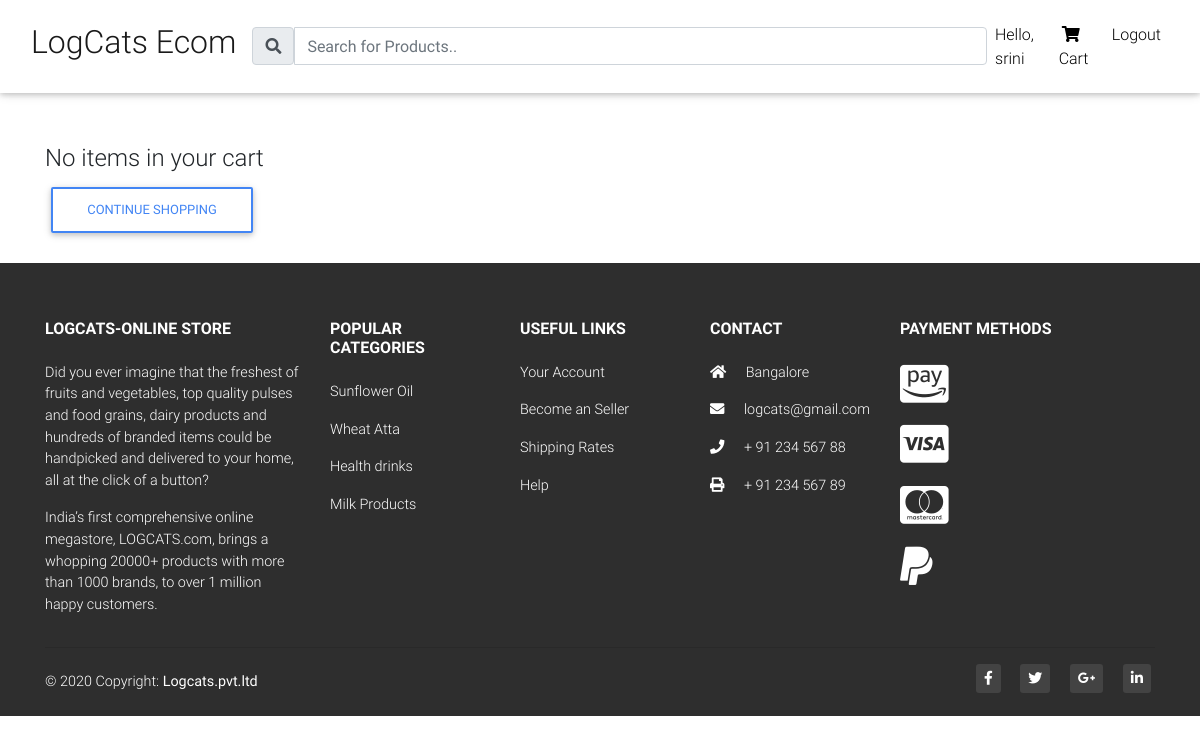
The app's page /order-summary/ (signed in), older data.
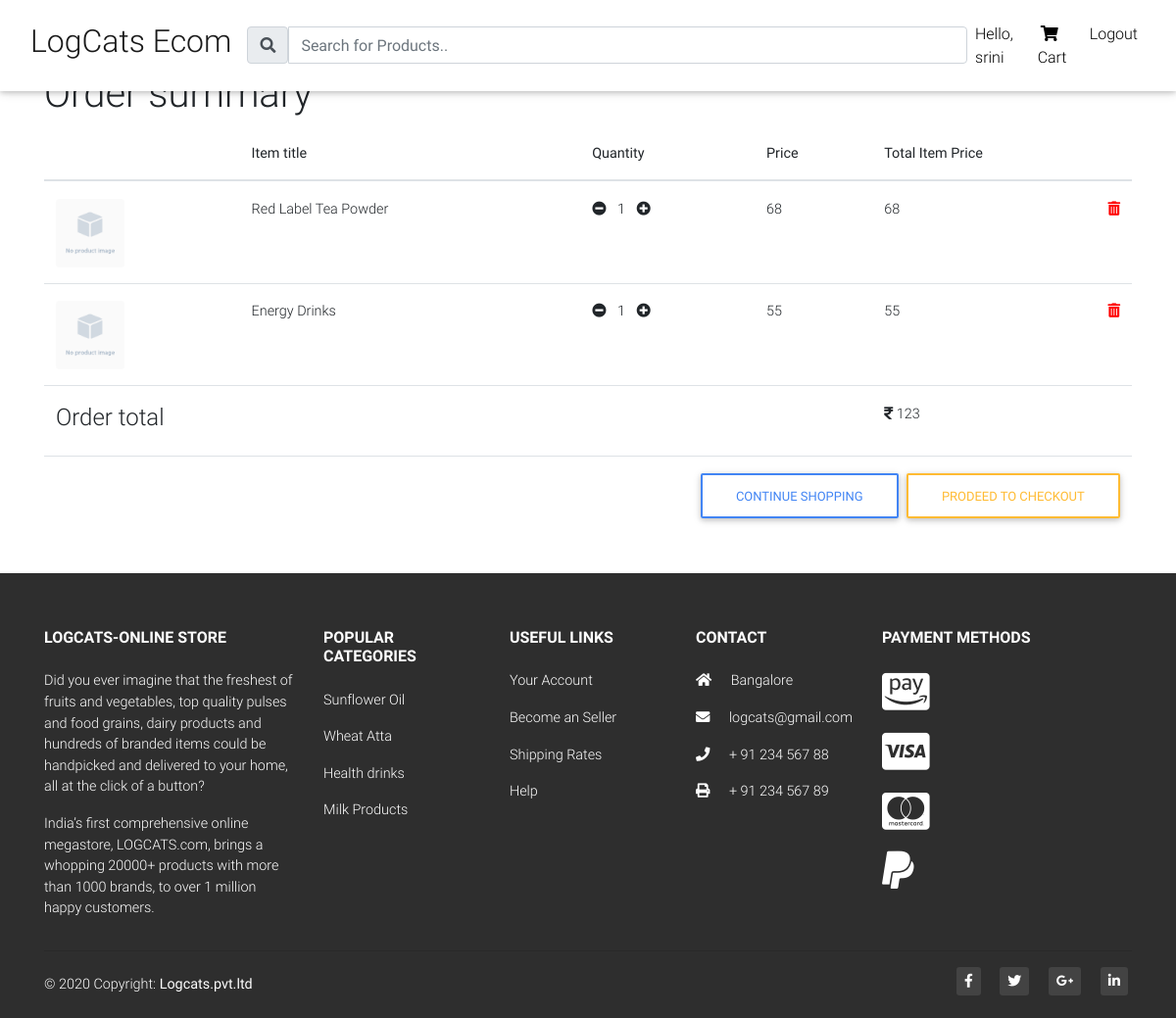
The same page, newer data.
### businessToConsumer/models.py (models this page shows, shortened)
class OrderItem(models.Model):
    user = models.ForeignKey(User, on_delete = models.CASCADE)
    item = models.ForeignKey(Item, on_delete = models.CASCADE)
    ordered = models.BooleanField(default = False)
    quantity = models.IntegerField(default = 1)
    def get_total_item_price(self):
        return self.quantity * self.item.price
    def get_final_price(self):
        if self.item.discount_price:
            return self.get_total_item_discount_price()
        return self.get_total_item_price()

class Item(models.Model):
    title = models.CharField(max_length=200)
    price = models.IntegerField()
    discount_price = models.IntegerField(blank=True, null=True)
    slug = models.SlugField()
    status = models.CharField(max_length=200)
    description = models.TextField()
    image = models.ImageField(default='default_product.png', upload_to='productImages')
    def get_add_to_cart_url(self):
        return reverse('add_to_cart', kwargs={'slug': self.slug})
    def get_remove_from_cart_url(self):
        return reverse('remove_from_cart', kwargs={'slug': self.slug})
    def get_remove_single_from_cart_url(self):
        return reverse('remove_single_from_cart', kwargs={'slug': self.slug})

class Order(models.Model):
    user = models.ForeignKey(User, on_delete = models.CASCADE)
    items = models.ManyToManyField(OrderItem)
    address = models.ForeignKey(
        "Address", on_delete=models.SET_NULL, blank=True, null=True)
    payment = models.ForeignKey(
        "Payment", on_delete=models.SET_NULL, blank=True, null=True)
    coupon = models.ForeignKey(
        "Coupon", on_delete=models.SET_NULL, blank=True, null=True)
    ordered = models.BooleanField(default=False)
    start_date = models.DateTimeField(auto_now_add=True)
    ordered_date = models.DateTimeField()
    def get_total(self):
        total = 0
        for order_item in self.items.all():
            total += order_item.get_final_price()
        if self.coupon:
            total -= self.coupon.amount
        return total

### businessToConsumer/views.py (the view)
# urls.py: path('order-summary/', OrderSummaryView.as_view(), name='order_summary'),
class OrderSummaryView(LoginRequiredMixin, View):
    def get(self, *args, **kwargs):
        try:
            order = Order.objects.get(user=self.request.user, ordered=False)
            context = {
                'order': order
            }
            return render(self.request, 'order_summary.html', context)
        except ObjectDoesNotExist:
            messages.success(self.request, "You dont have an active order")
            return redirect('home')

### templates/order_summary.html (shortened to what this page needs)
{% extends "base.html" %} {% block content %}
<main class="mt-5 pt-4">
  <div class="container">
    <section class="mb-4">
      {% if order.items.all %}
      <h1>Order summary</h1>
      <div class="table-responsive text-nowrap">
        <table class="table">
          <thead>
            <tr>
              <th scope="col"></th>
              <th scope="col">Item title</th>
              <th scope="col">Quantity</th>
              <th scope="col">Price</th>
              <th scope="col">Total Item Price</th>
            </tr>
          </thead>
          <tbody>
            {% for order_item in order.items.all %}
              <tr>
              <th scope="row">
                <img src="{{order_item.item.image.url}}" class="rounded small-img" alt="">
              </th>
              <td>{{order_item.item.title}}</td>
              <td>
                <a href="{{order_item.item.get_remove_single_from_cart_url}}">
                  <i class="fas fa-minus-circle mr-2"></i>
                </a>
                {{order_item.quantity}}
                 <a href="{{order_item.item.get_add_to_cart_url}}">
                  <i class="fas fa-plus-circle ml-2"></i>
                </a>
              </td>
              {% if order_item.item.discount_price %}
                <td>{{order_item.item.discount_price}}</td>
              {% else %}
                <td>{{order_item.item.price}}</td>
              {% endif %}
              <td>{{order_item.get_final_price}}
                <a href="{{order_item.item.get_remove_from_cart_url}}">
                  <span style="color: red;" class="float-right">
                    <i class="fas fa-trash-alt"></i>
                  </span>
                </a>
              </td>
            </tr>
            {% empty %}
              <tr>
                <td colspan="5">
                  <a href="{% url 'home' %}" class="btn btn-outline-primary float-right">Continue Shopping</a>
                </td>
              </tr>
            {% endfor %}
            {% if order.get_total %}
              <tr>
                <td colspan="4">
                  <h4>Order total</h4>
                </td>
                <td colspan="1">
                  <i class="fas fa-rupee-sign"></i> {{order.get_total}}
                </td>
              </tr>
              <tr>
                <td colspan="5">
                  <a href="{% url 'checkout' %}" class="btn btn-outline-warning float-right ml-2">Prodeed to checkout</a>
                  <a href="{% url 'home' %}" class="btn btn-outline-primary float-right">Continue Shopping</a>
                </td>
              </tr>
            {% endif %}
          </tbody>
        </table>
        {% else %}
        <h4 class="mt-5 pt-4">No items in your cart</h4>
        <a href="{% url 'home' %}" class="btn btn-outline-primary">Continue Shopping</a>
        {% endif %}
      </div>
    </section>
  </div>
</main>
{% endblock content %}

### templates/base.html (shortened to what this page needs)
{% load static %}
<!DOCTYPE html>
<html lang="en">
<head>
  <link rel="stylesheet" href="https://use.fontawesome.com/releases/v5.11.2/css/all.css">
  <link href="{% static 'css/bootstrap.min.css' %}" rel="stylesheet">
  <link href="{% static 'css/mdb.min.css' %}" rel="stylesheet">
  <link href="{% static 'css/style.min.css' %}" rel="stylesheet">
</head>
<body>
<nav class="navbar fixed-top navbar-expand-lg navbar-light white scrolling-navbar">
<div class="container-fluid">
    <a class="navbar-brand waves-effect" href="{% url 'home' %}">
      <h2>LogCats Ecom</h2>
    </a>
    <div class="collapse navbar-collapse" id="navbarSupportedContent">
    <div class="input-group mb-3">
      <span class="input-group-text" id="basic-addon1" style="margin-top: 15px;"><i class="fas fa-search"></i></span>
      <input type="text" class="form-control" placeholder="Search for Products.."  aria-describedby="basic-addon1" style="margin-top: 15px;">
    </div>
    <ul class="navbar-nav nav-flex-icons">
      {% if request.user.is_authenticated %}
        <li class="nav-item">
          <a class="nav-link waves-effect" href="{% url 'my_account' %}">Hello, {{request.user.username}}
          </a>
        </li>
        <li class="nav-item">
        <a href="{% url 'order_summary' %}" class="nav-link waves-effect">
            <i class="fas fa-shopping-cart"></i>
            <span class="clearfix d-none d-sm-inline-block"> Cart </span>
        </a>
        </li>
         <li class="nav-item">
          <a class="nav-link waves-effect" href="{% url 'account_logout' %}">Logout
          </a>
        </li>
      {% endif %}
    </ul>
    </div>
</div>
</nav>
{% block content %}
{% endblock content %}
<footer class="page-footer font-small elegant-color pt-4">
  <div class="container text-center text-md-left">
    <div class="row text-center text-md-left mt-3 pb-3">
      <div class="col-md-4 col-lg-2 col-xl-3 mx-auto mt-3">
        <h6 class="text-uppercase mb-4 font-weight-bold">LogCats-Online Store</h6>
        <p>Did you ever imagine that the freshest of fruits and vegetables, top quality pulses and food grains, dairy products and hundreds of branded items could be handpicked and delivered to your home, all at the click of a button?</p>
        India’s first comprehensive online megastore, LOGCATS.com, brings a whopping 20000+ products with more than 1000 brands, to over 1 million happy customers.
      </div>
      <div class="col-md-4 col-lg-2 col-xl-2 mx-auto mt-3">
        <h6 class="text-uppercase mb-4 font-weight-bold">Popular Categories</h6>
        <p>
          <a href="#!">Sunflower Oil</a>
        </p>
        <p>
          <a href="#!">Wheat Atta</a>
        </p>
        <p>
          <a href="#!">Health drinks</a>
        </p>
        <p>
          <a href="#!">Milk Products</a>
        </p>
      </div>
      <div class="col-md-4 col-lg-2 col-xl-2 mx-auto mt-3">
        <h6 class="text-uppercase mb-4 font-weight-bold">Useful links</h6>
        <p>
          <a href="#!">Your Account</a>
        </p>
        <p>
          <a href="{% url 'reg' %}">Become an Seller</a>
        </p>
        <p>
          <a href="#!">Shipping Rates</a>
        </p>
        <p>
          <a href="#!">Help</a>
        </p>
      </div>
      <div class="col-md-6 col-lg-2 col-xl-2 mx-auto mt-3">
        <h6 class="text-uppercase mb-4 font-weight-bold">Contact</h6>
        <p>
          <i class="fas fa-home mr-3"></i> Bangalore</p>
        <p>
          <i class="fas fa-envelope mr-3"></i> logcats@gmail.com</p>
        <p>
          <i class="fas fa-phone mr-3"></i> + 91 234 567 88</p>
        <p>
          <i class="fas fa-print mr-3"></i> + 91 234 567 89</p>
      </div>
      <div class=" col-md-6 col-lg-2 col-xl-3 mx-auto mt-3">
        <h6 class="text-uppercase mb-4 font-weight-bold">Payment Methods</h6>
        <p>
          <i class="fab fa-3x fa-cc-amazon-pay"></i></p>
        <p>
          <i class="fab fa-3x fa-cc-visa"></i></p>
        <p>
          <i class="fab fa-3x fa-cc-mastercard"></i></p>
        <p>
          <i class="fab fa-3x fa-paypal"></i></p>
      </div>
    </div>
    <hr>
    <div class="row d-flex align-items-center">
      <div class="col-md-7 col-lg-8">
        <p class="text-center text-md-left">© 2020 Copyright:
          <a href="https://mdbootstrap.com/">
            <strong>Logcats.pvt.ltd</strong>
          </a>
        </p>
      </div>
      <div class="col-md-5 col-lg-4 ml-lg-0">
        <div class="text-center text-md-right">
          <ul class="list-unstyled list-inline">
            <li class="list-inline-item">
              <a class="btn-floating btn-sm rgba-white-slight mx-1">
                <i class="fab fa-facebook-f"></i>
              </a>
            </li>
            <li class="list-inline-item">
              <a class="btn-floating btn-sm rgba-white-slight mx-1">
                <i class="fab fa-twitter"></i>
              </a>
            </li>
            <li class="list-inline-item">
              <a class="btn-floating btn-sm rgba-white-slight mx-1">
                <i class="fab fa-google-plus-g"></i>
              </a>
            </li>
            <li class="list-inline-item">
              <a class="btn-floating btn-sm rgba-white-slight mx-1">
                <i class="fab fa-linkedin-in"></i>
              </a>
            </li>
          </ul>
        </div>
      </div>
    </div>
  </div>
</footer>
</body>
</html>

### templates/base.html (style rules this page uses)
html, body, header, .carousel { height: 60vh; }

### templates/order_summary.html (style rules this page uses)
.small-img { width: 70px; height: 70px; }

Row changes from the older to the newer data that the page shows:
added OrderItem: item.image (placeholder picture), item "Red Label Tea Powder", quantity "1", item.price "68", get_final_price "68"
added OrderItem: item.image (placeholder picture), item "Energy Drinks", quantity "1", item.price "55", get_final_price "55"
now on this page (row edited): Order: get_total "123"
Text that changed along with them:
text no longer shown: "No items in your cart"
text now shown: "Order summary Item title Quantity Price Total Item Price Order total PRODEED TO CHECKOUT"
